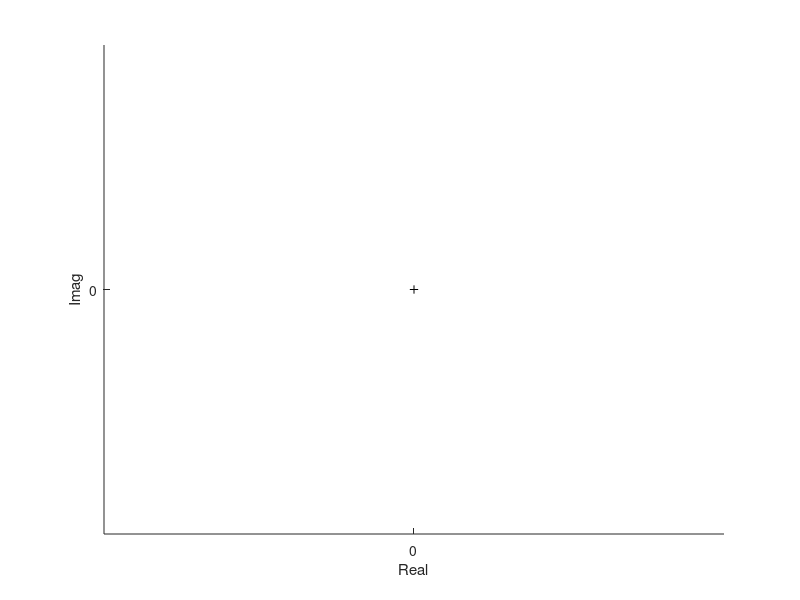

This chart was generated by the following MATLAB code: (Note: this script raises an error after producing the figure.)
%% Single complex intervals (defined by double type)

clear;
close all

figure(1);hold on;axis equal
plot(0,0,'k+')
xlabel('Real')
ylabel('Imag')
set(0, 'DefaultLineLineWidth', 2);
set(0,'DefaultContourLineWidth',2)
set(0,'DefaultFunctionContourLineWidth',2)
set(0,'defaultimplicitfunctionlineLineWidth',2)
title('Example results of complex interval arithmetic operations')

% Rectangular interval
rI = ciat.RectangularInterval(1,2,2,4);
rI.plot('b-');

% Circular interval
cI = ciat.CircularInterval(-2+3i,1);
cI.plot('b-');

% Polar interval
pI = ciat.PolarInterval(1,2,-2,-3);
pI.plot('b-');

% Polygonal interval
gI = ciat.PolygonalInterval([1-1i, 3-2i, 2-3i, 1-2i]);
gI.plot('b-');

% Polyarcular interval
aI = ciat.PolyarcularInterval([ciat.Arc(3+0.5i,1,ciat.RealInterval([-.7,-.4]*pi)),...
                               ciat.Arc(4+2.5i,-0.7,ciat.RealInterval([.3,.5]*pi)),...
                               ciat.Arc(2+1.5i,0,ciat.RealInterval(0))]);
aI.plot('b-');
%% Cast complex interval types

% Rectangular to circular
rcI = ciat.CircularInterval(rI);
rcI.plot('r--');

% Rectangular to polar
rpI = ciat.PolarInterval(rI);
rpI.plot('r--');

% Rectangular to polygonal
rgI = ciat.PolygonalInterval(rI);
rgI.plot('r--');

% Rectangular to polyarcular
raI = ciat.PolyarcularInterval(rI);
raI.plot('k:','LineWidth',2);

% Circular to rectangular
crI = ciat.RectangularInterval(cI);
crI.plot('r--');

% Circular to polar
cpI = ciat.PolarInterval(cI);
cpI.plot('r--');

% Circular to polygonal
cgI = ciat.PolygonalInterval(cI);
cgI.plot('r--');

% Circular to polyarcular
caI = ciat.PolyarcularInterval(cI);
caI.plot('k:','LineWidth',2);

% Polar to rectangular
prI = ciat.RectangularInterval(pI);
prI.plot('r--');

% Polar to circular
pcI = ciat.CircularInterval(pI);
pcI.plot('r--');

% Polar to polygonal
pgI = ciat.PolygonalInterval(pI);
pgI.plot('r--');

% Polar to polyarcular
paI = ciat.PolyarcularInterval(pI);
paI.plot('k:','LineWidth',2);

% Polygonal to rectangular
grI = ciat.RectangularInterval(gI);
grI.plot('r--');

% Polygonal to circular
gcI = ciat.CircularInterval(gI);
gcI.plot('r--');

% Polygonal to polar
gpI = ciat.PolarInterval(gI);
gpI.plot('r--');

% Polygonal to polyarcular
gaI = ciat.PolyarcularInterval(gI);
gaI.plot('k:','LineWidth',2);

% Polyarcular to rectangular
arI = ciat.RectangularInterval(aI);
arI.plot('r--');

% Polyarcular to polar
apI = ciat.PolarInterval(aI);
apI.plot('r--');

%% Transform complex intervals

% Negative intervals of all types
plot(-rI,'c-')
plot(-cI,'c-')
plot(-pI,'c-')
plot(-gI,'c-')

%% Combine complex intervals

% Add rectangular intervals
rI_plus = rI + crI;
rI_plus.plot('g-')

% Multiply rectangular intervals
rI_times = rI * crI;
rI_times.plot('g-')

% Add circular intervals
cI_plus = cI + rcI;
cI_plus.plot('g-')

% Multiply rectangular intervals
cI_times = cI * rcI;
cI_times.plot('g-')

% Multiply polar intervals
pI_times = cpI * rpI;
pI_times.plot('g-')

% Add polygonal intervals
gI_plus = rgI + cgI;
gI_plus.plot('g-')

% Add polygonal intervals
gI_plus = rgI + cgI;
gI_plus.plot('g-')

% Multiply polygonal intervals
gI_times = rgI * cgI;
gI_times.plot('g-')

% Add polyarcular intervals
aI_plus = ciat.PolyarcularInterval(-pI) + aI;
aI_plus.plot('g-');

%% Unite or intersect complex intervals

% Union of rectangular intervals
cI_union = union([-rI,prI]);
cI_union.plot('r--')

% Intersection of rectangular intervals
gI_union = intersection([ciat.RectangularInterval(-cI),grI]);
gI_union.plot('k--')

% Union of circular intervals
cI_union = union([-cI,gcI]);
cI_union.plot('r--')

% Union of polar intervals
cI_union = union([cpI,pI_times]);
cI_union.plot('r--')

% Union of polygonal intervals
gI_union = union([ciat.PolygonalInterval(pI_times),gI_times]);
gI_union.plot('r--')

% Intersection of polygonal intervals
gI_union = intersection([ciat.PolygonalInterval(pI_times),gI_times]);
gI_union.plot('k--')